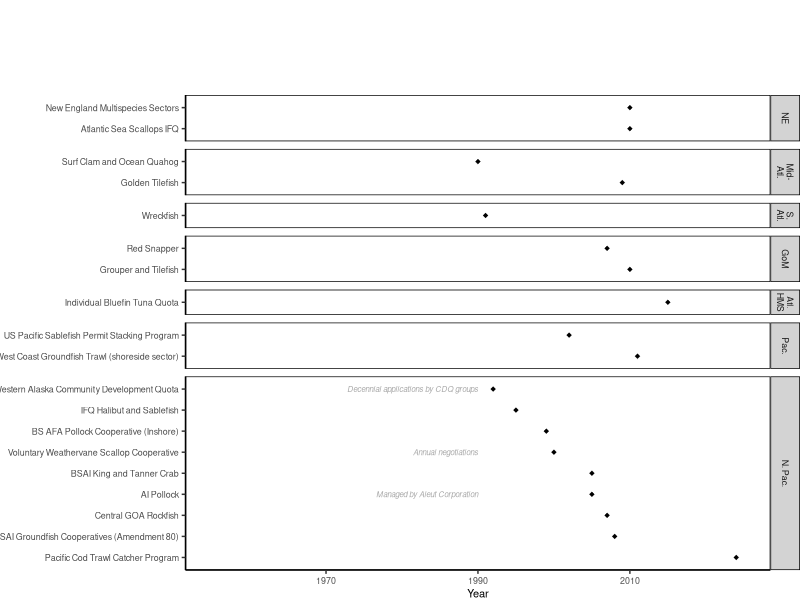
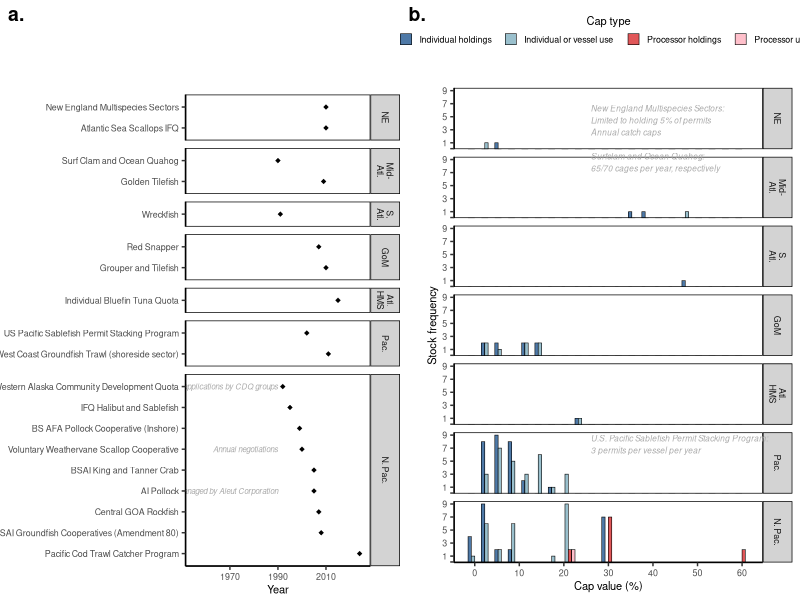
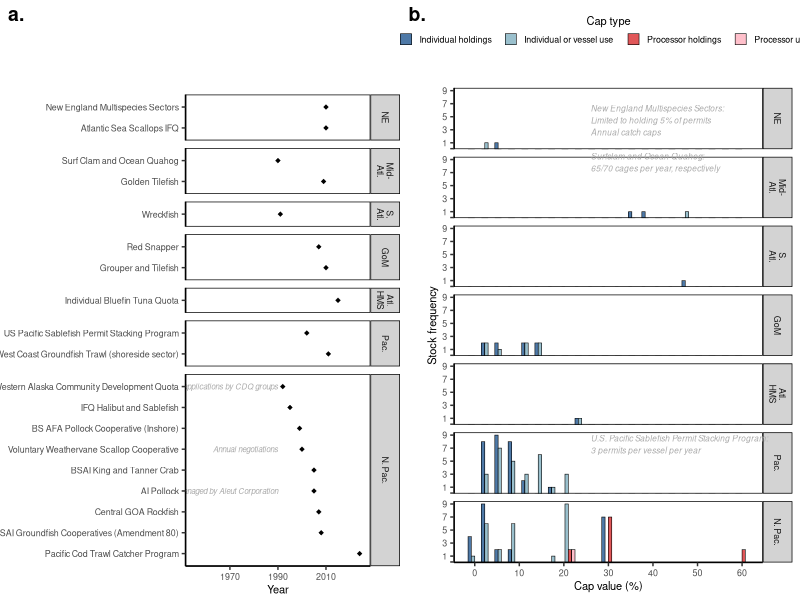

The R script that drew these images, in order: (Note: this script raises an error after producing the figures.)
# CREATION DATE 9 Oct 2024

# AUTHOR: zoe.j.kitchel@gmail.com

# PURPOSE: Visualize catch share characteristics

#############################
##Setup
#############################
library(data.table)
library(stringr)
library(ggplot2)

########################
##Load data
########################

#####Bring formatted database where each row = share cap type and program
catch_share_allocation_database_forloading <- fread("data/database/processed/catch_share_allocation_database_forloading.csv")
catch_share_allocation_database_forloading[,council_lead := factor(council_lead, levels = c("NEFMC","MAFMC","SAFMC","GMFMC","Atlantic HMS","PFMC","NPFMC"),
                                                                   labels = c("NE","Mid-\nAtl.","S.\nAtl.","GoM","Atl.\nHMS","Pac.","N. Pac."))]

#####Bring in formatted database where each row = stock
catch_share_allocation_database_bystock_forloading <- fread("data/database/processed/catch_share_allocation_database_bystock_forloading.csv")
catch_share_allocation_database_bystock_forloading[,council_lead := factor(council_lead, levels = c("NEFMC","MAFMC","SAFMC","GMFMC","Atlantic HMS","PFMC","NPFMC"),
                                                                   labels = c("NE","Mid-\nAtl.","S.\nAtl.","GoM","Atl.\nHMS","Pac.","N. Pac."))]

####Wide to Long
catch_share_allocation_database_bystock_forloading.l <- melt(catch_share_allocation_database_bystock_forloading,
                                                             id.vars = c("council_lead", "fmp", "stock_orig","species","individual_vessel_use_cap_text", "no_cap_text"),
                                                             variable.name = "cap_type",value.name = "cap_value")

########################
##Plot start and end input years, and start year of program
########################

catch_share_allocation_years <- unique(catch_share_allocation_database_forloading[,.(short_program_name,share_program, council_lead, shares_basis,
                                                                                     shares_basis_text, shares_start_yr,years_dependency,
                                                                                    shares_basis_historical_start,
                                                                                     shares_basis_historical_end)])

catch_share_start_end_input_years <- ggplot() + 
  geom_linerange(data = catch_share_allocation_years[complete.cases(catch_share_allocation_years),], aes(x = reorder(short_program_name, -shares_start_yr), ymin = shares_basis_historical_start, ymax = shares_basis_historical_end, color = shares_basis, linetype = years_dependency), position = position_dodge(width = 0.5)) +
  geom_point(data = catch_share_allocation_years, aes(x = reorder(short_program_name, -shares_start_yr), y = shares_start_yr, fill = "black"), shape = 23, fill = "black", color = "white") + 
  geom_text(data = catch_share_allocation_years[complete.cases(catch_share_allocation_years[,shares_basis_text]),],
            aes(x = reorder(short_program_name, -shares_start_yr), y = 1990, label = shares_basis_text),
            fontface = "italic", size = 2, hjust = 1, color = "darkgrey") +
  theme_classic() + 
  facet_grid(council_lead~"", scales = "free", space = "free") + 
  labs(x = "Program", y = "Year", color = "Reference period type", linetype = "Share based on landings?") + 
  lims(y = c(1955,2025)) +
  theme(
    strip.background = element_rect(fill = "lightgrey",linewidth = 0.5),   # Remove the facet label box
    strip.background.x = element_blank(),
    panel.border = element_rect(color = "black", fill = NA, linewidth = 0.5),
    #strip.text.y.left = element_text(face = "bold"),  # Make facet labels bold
   # strip.placement = "outside",           # Place facet labels outside of y-axis
    axis.title.y = element_blank(),  # Adjust vertical alignment of y-axis title if needed
   legend.position = "null",
   text = element_text(size = 8)
    
  ) +
  coord_flip()

#dummy line graph for legend extraction
color_linetype_legend <- cowplot::get_legend(ggplot() + 
  geom_line(data = catch_share_allocation_years[complete.cases(catch_share_allocation_years),], aes(x = reorder(short_program_name, -shares_start_yr), y = shares_basis_historical_end, color = shares_basis, linetype = years_dependency), position = position_dodge(width = 0.5)) +
  geom_point(data = catch_share_allocation_years, aes(x = reorder(short_program_name, -shares_start_yr), y = shares_start_yr, fill = "black"), shape = 23, fill = "black", color = "white") + 
  theme_classic() + 
  labs(x = "Program", y = "Year", color = "Reference period type", linetype = "Share based on landings?") + 
  guides(color = guide_legend(title.position = "top", title.hjust=0.7, order = 1),
         linetype = guide_legend(title.position = "top", title.hjust=0.7, order = 2)) +
  theme(
    strip.background = element_rect(fill = "lightgrey",linewidth = 0.5),   # Remove the facet label box
    strip.background.x = element_blank(),
    panel.border = element_rect(color = "black", fill = NA, linewidth = 0.5),
    #strip.text.y.left = element_text(face = "bold"),  # Make facet labels bold
    # strip.placement = "outside",           # Place facet labels outside of y-axis
    axis.title.y = element_blank(),  # Adjust vertical alignment of y-axis title if needed
    legend.direction = "vertical",
    legend.box.margin = unit(c(0,0,0,6.5), "cm"),
    legend.position = "top",
    legend.justification = "center",
    text = element_text(size = 8),
    legend.spacing = unit(0.01,"cm"),
    legend.key.size = unit(0.3, 'cm')
    
  ))

#Add legend
catch_share_start_end_input_years.l <- cowplot::plot_grid(color_linetype_legend,
                   catch_share_start_end_input_years + theme(plot.margin = unit(c(0, 0, 0, 0), "cm")),
                   rel_heights = c(1,7),
                   ncol = 1)


ggsave(catch_share_start_end_input_years.l, path = "figures",filename = "catch_share_start_end_input_years.l.jpg", width = 8, height = 9, units = "in")


########################
##Plot distribution of share caps in histogram (by region, but not by program)
########################
#unique values
catch_share_allocation_database_bystock_forloading.l <- unique(catch_share_allocation_database_bystock_forloading.l)

catch_share_allocation_database_bystock_forloading.l[,cap_type := factor(cap_type, levels = c( "individual_holdings_cap"   , "individual_vessel_use_cap"  ,    "catcher_processor_holdings_cap", "vessel_holdings_cap" ,           "processor_holdings_cap" ,       
                                                                                               "crew_holdings_cap"          ,    "catcher_processor_use_cap"    ,  "cooperative_use_cap" ,           "processor_use_cap"))]
catch_share_caps <- ggplot() + 
  geom_histogram(data = catch_share_allocation_database_bystock_forloading.l[cap_type %in% c("individual_holdings_cap","processor_holdings_cap","individual_vessel_use_cap","processor_use_cap")],
                 aes(x = cap_value, fill = cap_type),
                 position =position_dodge(preserve = "single"),
                 binwidth = 3, color = "black", linewidth = 0.2) +
  scale_fill_manual(values = c("#4e79a7", "lightblue3", "#e15759", "pink"), labels = c("Individual holdings    ","Individual or vessel use    ","Processor holdings    ","Processor use    ")) +
  scale_y_continuous(breaks = c(0.1,seq(1,9,2)),labels = c("",seq(1,9,2))) +
  scale_x_continuous(breaks = seq(0,65, by = 10)) +
  coord_cartesian(ylim = c(0.45, NA)) +
 # geom_text(data = catch_share_allocation_caps[complete.cases(catch_share_allocation_caps[,cap_text]),], aes(x = forcats::fct_rev(short_program_name), y = 20, label = cap_text), fontface = "italic", size = 2.5, hjust = 1) +
  theme_classic() + 
  facet_grid(council_lead~"") + 
  labs(x = "Cap value (%)", y = "Stock frequency", fill = "Cap type") + 
  guides(fill = guide_legend(title.position = "top", title.hjust=0.5)) +
  # lims(y = c(1970,2025)) +
 # geom_text(data = catch_share_allocation_database_bystock_forloading.l[cap_type %in% c("individual_vessel_use_cap")],
         #   aes(label = individual_vessel_use_cap_text, x =50, y = 6), color = "lightblue") +
  theme(
     strip.background.x = element_blank(),   # Remove the facet label box
    # strip.text.y.left = element_text(face = "bold"),  # Make facet labels bold
    # strip.placement = "outside",           # Place facet labels outside of y-axis
    #axis.title.y = element_blank(),  # Adjust vertical alignment of y-axis title if needed
    legend.position = "top",
    legend.direction = "horizontal",
    strip.background = element_rect(fill = "lightgrey",linewidth = 0.5),   # Remove the facet label box
    panel.border = element_rect(color = "black", fill = NA, linewidth = 0.5),
    text = element_text(size = 8),
    legend.spacing = unit(0.5,"cm"),
    legend.key.size = unit(0.3, 'cm')
    
  )

catch_share_caps.annotated <- cowplot::ggdraw(catch_share_caps) +
  annotate(geom ="text",
           label = "New England Multispecies Sectors:\nLimited to holding 5% of permits\nAnnual catch caps",
           color = "darkgrey",
           fontface = "italic",
           x = 0.45, y = 0.8, size = 2.1,
           hjust = 0) +
  annotate(geom ="text",
           label = "Surfclam and Ocean Quahog:\n65/70 cages per year, respectively",
           color = "darkgrey",
           fontface = "italic",
           x = 0.45, y = 0.73, size = 2.1,
           hjust = 0) +
  annotate(geom ="text",
           label = "U.S. Pacific Sablefish Permit Stacking Program:\n3 permits per vessel per year",
           color = "darkgrey",
           fontface = "italic",
           x = 0.45, y = 0.26, size = 2.1,
           hjust = 0)

 ##########
#Merge two figures
##########

catch_share_full <- cowplot::plot_grid(catch_share_start_end_input_years.l + theme(plot.margin = margin(0,0,0.1,0,unit = "cm")),
                                       catch_share_caps.annotated + theme(plot.margin = margin(0,0,0,0.5,unit = "cm")),
                                       ncol = 2, labels = c("a.","b."))

ggsave(catch_share_full, path = "figures",filename = "catch_share_full.jpg", width = 10, height = 6, units = "in")
ggsave(catch_share_full, path = "figures",filename = "catch_share_full.jpg", width = 10, height = 6, units = "in")



########Scratch
########################
##Plot share caps for each catch share program
########################

catch_share_allocation_caps <- unique(catch_share_allocation_database_forloading[,.(short_program_name,share_program, council_lead, 
                                                                                    cap_type_title, cap_text, cap_min, cap_max)])

catch_share_allocation_caps[,cap_type_title := factor(cap_type_title, levels = c(  "Individual holding",  "Individual/vessel use",  "Processor holding","Processor use",     "Crew holding",   
                                                                                   "Cooperative use"      ))]

catch_share_caps <- ggplot() + 
  geom_linerange(data = catch_share_allocation_caps[complete.cases(cap_type_title),], aes(x = forcats::fct_rev(short_program_name), ymin = cap_min, ymax = cap_max, color = cap_type_title), position = position_dodge(width = 0.5), linewidth = 1) +
  geom_point(data = catch_share_allocation_caps[cap_min == cap_max,], aes(x = forcats::fct_rev(short_program_name), y = cap_min, color = cap_type_title), position = position_dodge(width = 0.5), shape = 15, size = 1) +
  scale_color_manual(values = c("#4e79a7", "lightblue", "#e15759", "pink", "#59a14f", "#b07aa1")) +
  geom_text(data = catch_share_allocation_caps[complete.cases(catch_share_allocation_caps[,cap_text]),], aes(x = forcats::fct_rev(short_program_name), y = 20, label = cap_text), fontface = "italic", size = 2.5, hjust = 1) +
  theme_classic() + 
  facet_grid(council_lead~"", scales = "free", space = "free") + 
  labs(x = "Program", y = "Cap (%)", color = "Cap type") + 
  guides(linetype = guide_legend(title.position = "top", title.hjust=0.5)) +
  # lims(y = c(1970,2025)) +
  theme(
    # strip.background = element_blank(),   # Remove the facet label box
    # strip.text.y.left = element_text(face = "bold"),  # Make facet labels bold
    # strip.placement = "outside",           # Place facet labels outside of y-axis
    axis.title.y = element_blank(),  # Adjust vertical alignment of y-axis title if needed
    legend.position = "top",
    legend.direction = "horizontal",
    
  ) +
  coord_flip()


ggsave(catch_share_caps, path = "figures",filename = "catch_share_caps.jpg", width = 8, height = 12, units = "in")

